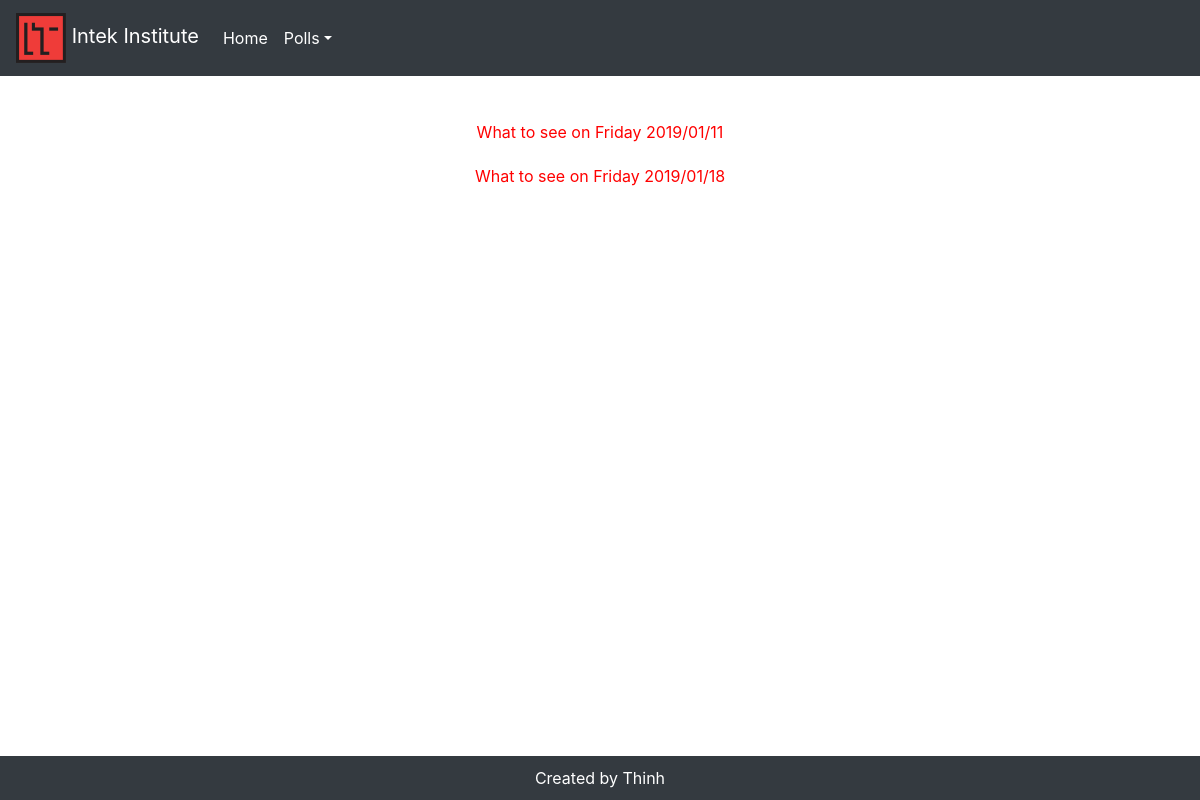
Screenshot of /poll/ with the database file from the repository.
### moviepoll/models.py (models this page shows, shortened)
class Question(models.Model):
    question_text = models.CharField(max_length=200)
    pub_date = models.DateTimeField('date published')

### moviepoll/views.py (the view)
# urls.py: path('poll/', views.poll, name='poll'),
def poll(request):
    return render(request,
                  'moviepoll/poll.html',
                  )

### moviepoll/context_processors.py (called while the page is built)
def get_questions(request):
    question_list = Question.objects.order_by('pub_date')
    return {
        'question_list': question_list,
    }

### moviepoll/templates/moviepoll/poll.html
{% extends "moviepoll/base.html" %}
{% block content %}
  <div class="row">
    <div class="col-sm-12 mb-4 mt-4">
      {% if question_list %}
          <ul>
              {% for question in question_list %}
                  <li class="quest"><a href="{% url 'moviepoll:detail' question.id %}">{{ question.question_text }}</a></li>
              {% endfor %}
          </ul>
      {% else %}
          No movie yet<br>you can log in as admin to add movie
      {% endif %}
      </div>
    </div>
{% endblock content %}

### moviepoll/static/moviepoll/style.css (style rules this page uses)
* { margin: 0; padding: 0; }
ul { list-style: none; }
a { color: red; text-decoration: none; }
.quest { margin-top: 20px; margin-bottom: 20px; text-align: center; }

### rows the page displays
Question: question_text "What to see on Friday 2019/01/11"
Question: question_text "What to see on Friday 2019/01/18"
